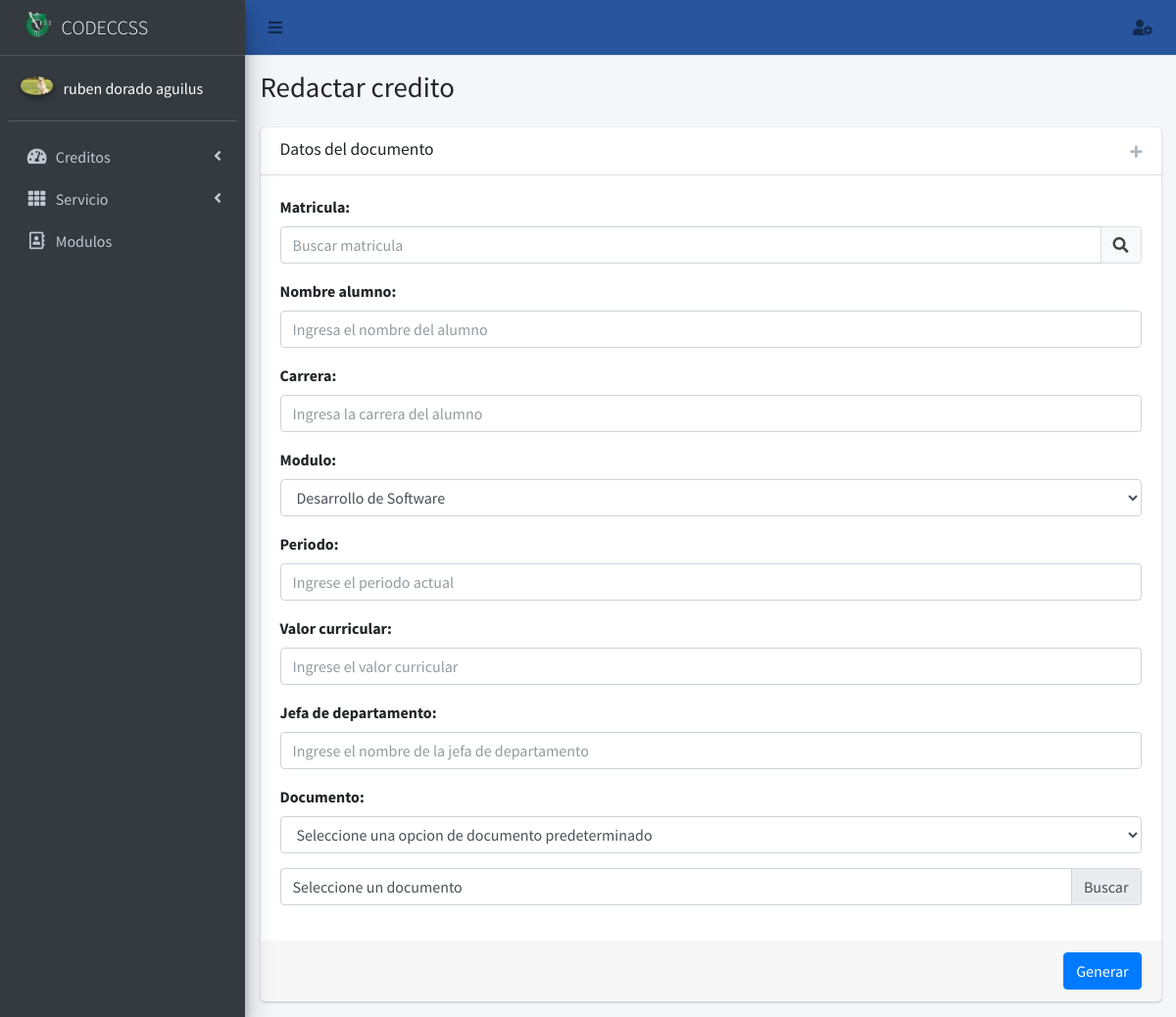
/alta_credito/ (signed in), run on the app's committed database.
### core/models.py (models this page shows, shortened)
class Perfil(models.Model):
    user=models.OneToOneField(User,null=True,on_delete=models.SET_NULL)
    nombre=models.CharField(max_length=56, blank=False, null=False)
    apellido_paterno=models.CharField(max_length=56, blank=False, null=False)
    apellido_materno=models.CharField(max_length=56, blank=False, null=False)
    modulo=models.ManyToManyField(Modulo, blank=True)
    email_institucional=models.CharField(max_length=126, blank=False, null=False, validators=[RegexValidator(regex=r'(^[a-zA-Z0-9_.+-]+@tectijuana.edu.mx+$)|(^[a-zA-Z0-9_.+-]+@tectijuana.tecnm.mx+$)',message="El formato del correo debe ser @tectijuana.edu.mx")])
    foto=models.ImageField(upload_to=rename_folder_photo, max_length=126, blank=True, null=True)
    estado=models.BooleanField(default=False)
    created_at = models.DateTimeField("Creado ", auto_now_add=True)
    updated_at = models.DateTimeField("Actualizado ", auto_now=True)
    class Meta:
        verbose_name="Perfil"
        verbose_name_plural="Perfiles"

### core/views.py (the view)
# urls.py: path('alta_credito/',views.alta_credito,name='alta_credito'),
@login_required(login_url='login_docente')
def alta_credito(request):
    plantillas=None
    modulos=Perfil.objects.get(user=request.user.id)
    if Plantilla.objects.filter(user=request.user.id).exists():
        plantillas=Plantilla.objects.filter(user=request.user.id)
    contexto={
        'title':'Redactar credito',
        'titulo':'Redactar credito',
        'modulos':modulos.modulo,
        'usuario': Perfil.objects.get(user=request.user.id),
        'plantillas':plantillas,
    }
    return render(request,'docente/alta_credito.html',contexto)

### core/models.py (called while the page is built)
    def __str__(self):
        return str(self.tipo)

    def __str__(self):
        return str(self.archivo)

### core/templatetags/templates.py (called while the page is built)
@register.filter(name='has_group')
def has_group(user, group_name):
       groups = user.groups.all().values_list('name', flat=True)
       return True if group_name in groups else False

@register.simple_tag
def loadsession(user):
       bandera=False
       data=Perfil.objects.get(user=user)
       if data.estado:
              bandera=True
       return bandera

### templates/docente/alta_credito.html (shortened to what this page needs)
{%extends 'docente/inicio.html' %}
{% load staticfiles %}
{%load templates%}
{%block content%}
<div class="col-lg-12">
    {%if request.user|has_group:"Docente" or request.user.is_superuser%}
    <div class="card">
      <div class="card-header">
        <h5 class="card-title">Datos del documento</h5>
        <div class="card-tools">
          <button type="button" class="btn btn-tool agregar" title="Agregar plantilla" data-toggle="modal" data-target="#modal-default">
            <i class="fas fa-plus"></i>
          </button>
        </div>
      </div>
    <div class="card-body">
      <form id="form-ajax" enctype="multipart/form-data" method="POST">
        <div class="form-group form-animate-text">
          <label for="matricula">Matricula:</label>
          <div class="input-group">
            <input type="text" name="matricula" id="matricula" autocomplete="off" class="form-control" placeholder="Buscar matricula">
            <div class="input-group-append">
                <button id="buscar" class="btn btn-default" style="cursor: auto;">
                    <i class="fa fa-search"></i>
                </button>
            </div>
        </div>
        </div>
        <div class="form-group form-animate-text">
            <label for="nombre">Nombre alumno:</label>
            <input type="text" name="nombre" class="form-control" id="nombre" autocomplete="off" placeholder="Ingresa el nombre del alumno" required="">
        </div>
        <div class="form-group form-animate-text">
            <label for="carrera">Carrera:</label>
            <input type="text" name="carrera" class="form-control" id="carrera" autocomplete="off" placeholder="Ingresa la carrera del alumno" required="">
        </div>
        <div class="form-group">
          <label>Modulo:</label>
          <select class="form-control" id="modulo" name="modulo">
          {%for values in modulos.all%}
            <option>{{values}}</option>
            {%endfor%}
          </select>
          </div>
        <div class="form-group form-animate-text">
            <label for="periodo">Periodo:</label>
            <input type="text" name="periodo" class="form-control" id="periodo" autocomplete="off" placeholder="Ingrese el periodo actual" required="">
        </div>
        <div class="form-group form-animate-text">
            <label for="valor">Valor curricular:</label>
            <input type="text" name="valor" class="form-control input-number" id="valor" autocomplete="off" placeholder="Ingrese el valor curricular" required="">
        </div>
        <div class="form-group form-animate-text">
            <label for="jefa">Jefa de departamento:</label>
            <input type="text" name="jefa" class="form-control" id="jefa" autocomplete="off" placeholder="Ingrese el nombre de la jefa de departamento" required="">
        </div>
        <div class="form-group form-animate-text">
          <label for="documento">Documento:</label>
          {%if plantillas%}
          <select class="form-control" id="select_docplantilla" name="select_docplantilla">
            <option value="0" selected>Seleccione una opcion de documento predeterminado</option>
            </select>
          {%endif%}
          <div id="div-documento" class="custom-file" style="margin-top: 15px;">
            <label class="custom-file-label" for="documento">Seleccione un documento</label>
        </div>
      </div>
    </form>
    </div>
<div class="card-footer">
    <input type="submit" class="btn btn-primary float-right" id="generar" value="Generar">
  </div>
</div>
{%else%}
<p>No tienes permisos para poder realizar esta accion</p>
{%endif%}
</div>
{%endblock content%}

### templates/docente/aside.html (shortened to what this page needs)
{%load templates%}
<aside class="main-sidebar sidebar-dark-primary elevation-4">
    <a href="" class="brand-link">
        <img src="/static/img/logo_TECT.png" alt="Logo TecNM" class="brand-image" style="opacity: .8">
        <span class="brand-text font-weight-light">CODECCSS</span>
    </a>
    <div class="sidebar">
        <div class="user-panel mt-3 pb-3 mb-3 d-flex">
            <div class="image">
                {%if usuario.foto%}
                <img src="{{usuario.foto.url}}" class="img-circle elevation-2" alt="User Image"> {%else%}
                <img src="/static/img/usernone.png" class="img-circle elevation-2" alt="User Image"> {%endif%}
            </div>
            <div class="info">
                <span style="color: white;">{{usuario.nombre}} {{usuario.apellido_paterno}} {{usuario.apellido_materno}}</span>
            </div>
        </div>
        <nav class="mt-2">
            <ul class="nav nav-pills nav-sidebar flex-column" data-widget="treeview" role="menu" data-accordion="false">
                {% if request.user|has_group:"Docente" or request.user.is_superuser %}
                <li class="nav-item">
                    <a href="#" class="nav-link">
                        <i class="nav-icon fas fa-tachometer-alt"></i>
                        <p>
                            Creditos
                            <i class="right fas fa-angle-left"></i>
                        </p>
                    </a>
                </li>
                {%endif%} {% if request.user|has_group:"Servicio" or request.user.is_superuser %}
                <li class="nav-item">
                    <a href="#" class="nav-link">
                        <i class="nav-icon fas fa-th"></i>
                        <p>
                            Servicio
                            <i class="right fas fa-angle-left"></i>
                        </p>
                    </a>
                </li>
                {%endif%} {% if request.user.is_superuser %}
                <li class="nav-item">
                    <a href="{%url 'modulo'%}" class="nav-link">
                        <i class="nav-icon far fa-address-book"></i>
                        <p>
                            Modulos
                        </p>
                    </a>
                </li>
                {%endif%}
            </ul>
        </nav>
    </div>
</aside>

### data on the page
Perfil: foto (picture), nombre "ruben", apellido_paterno "dorado", apellido_materno "aguilus"

### other printed values
{{ titulo }} "Redactar credito"
form field modulo "Desarrollo de Software"
